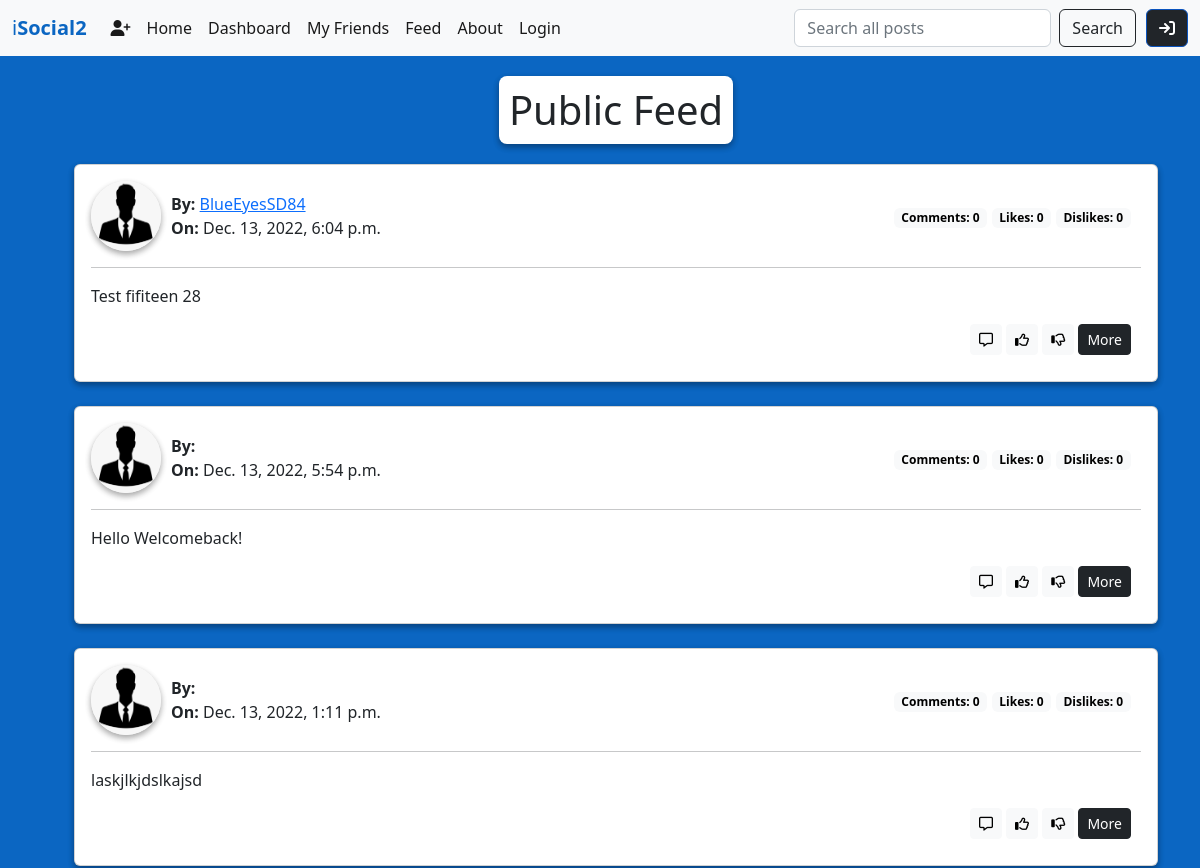
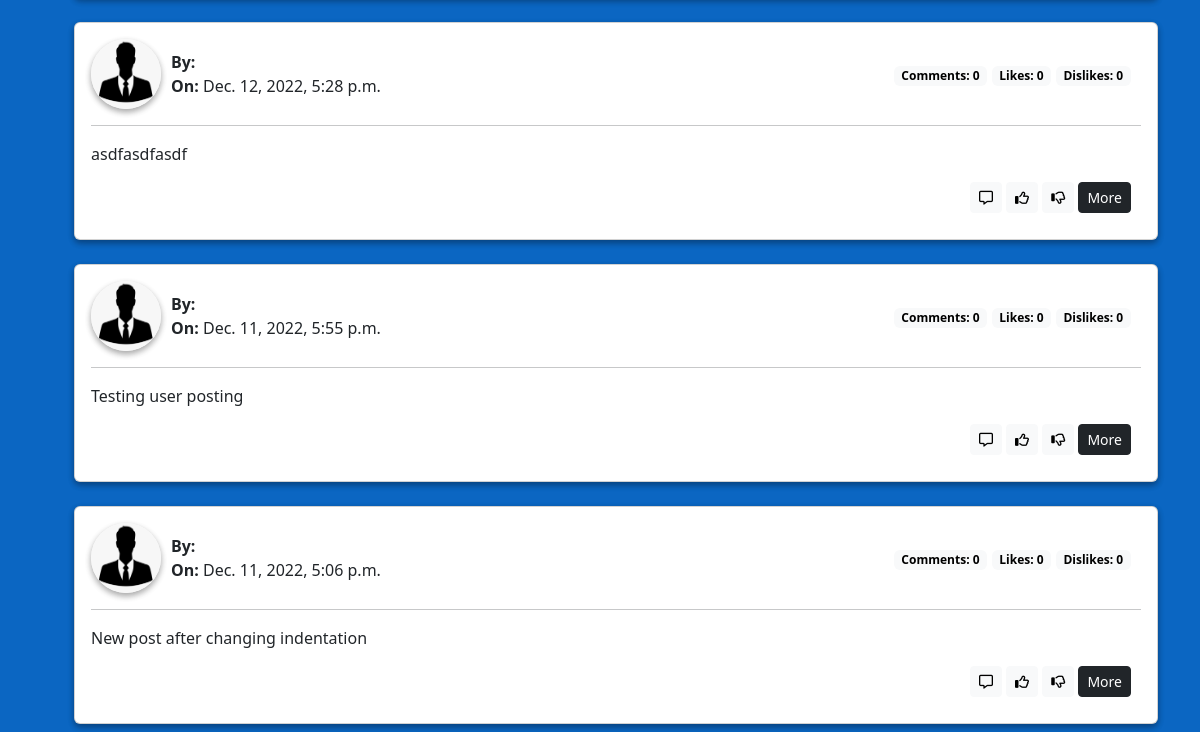
The app's page /posts/ (upper part), older data (2 pictures, top to bottom).
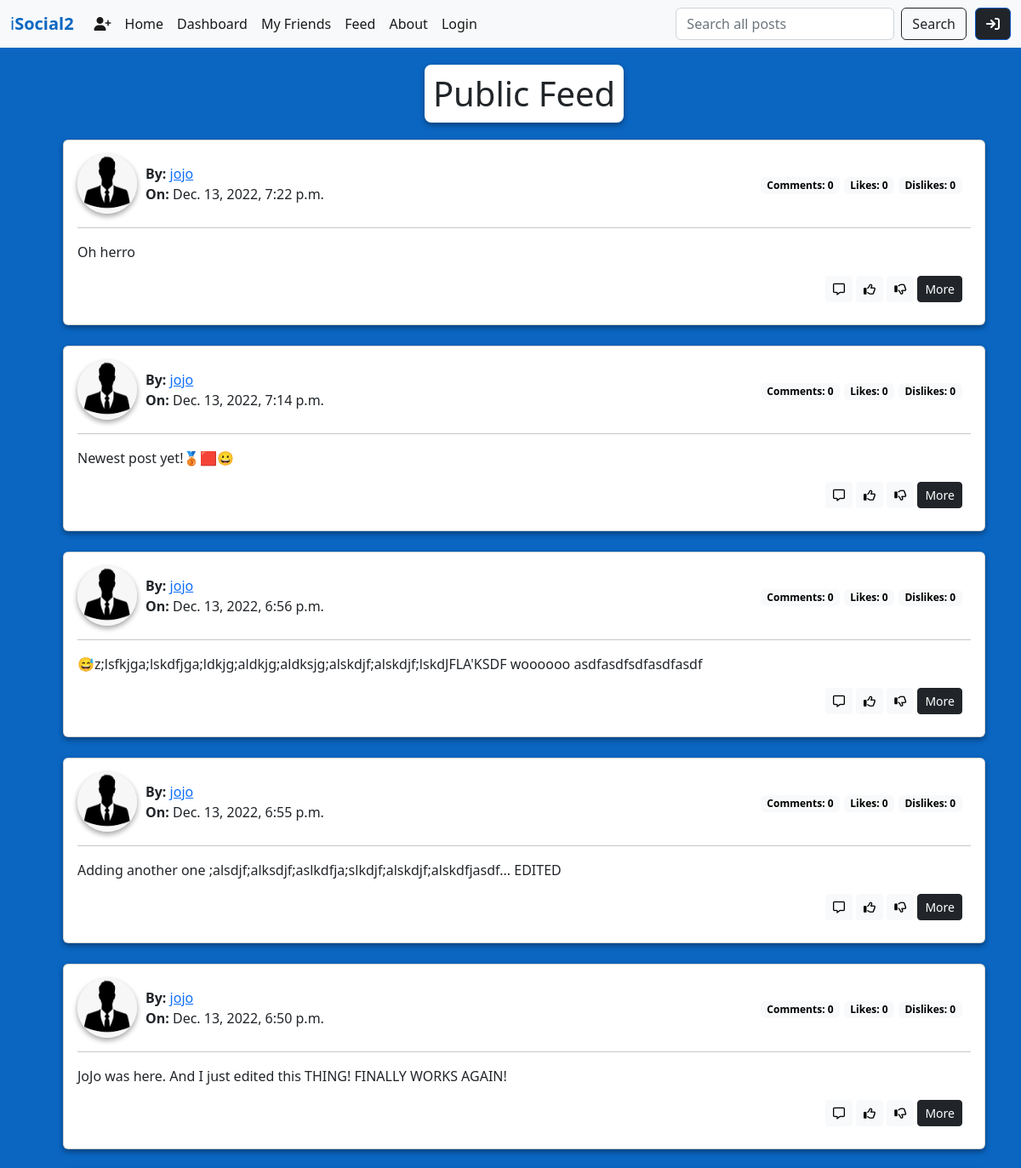
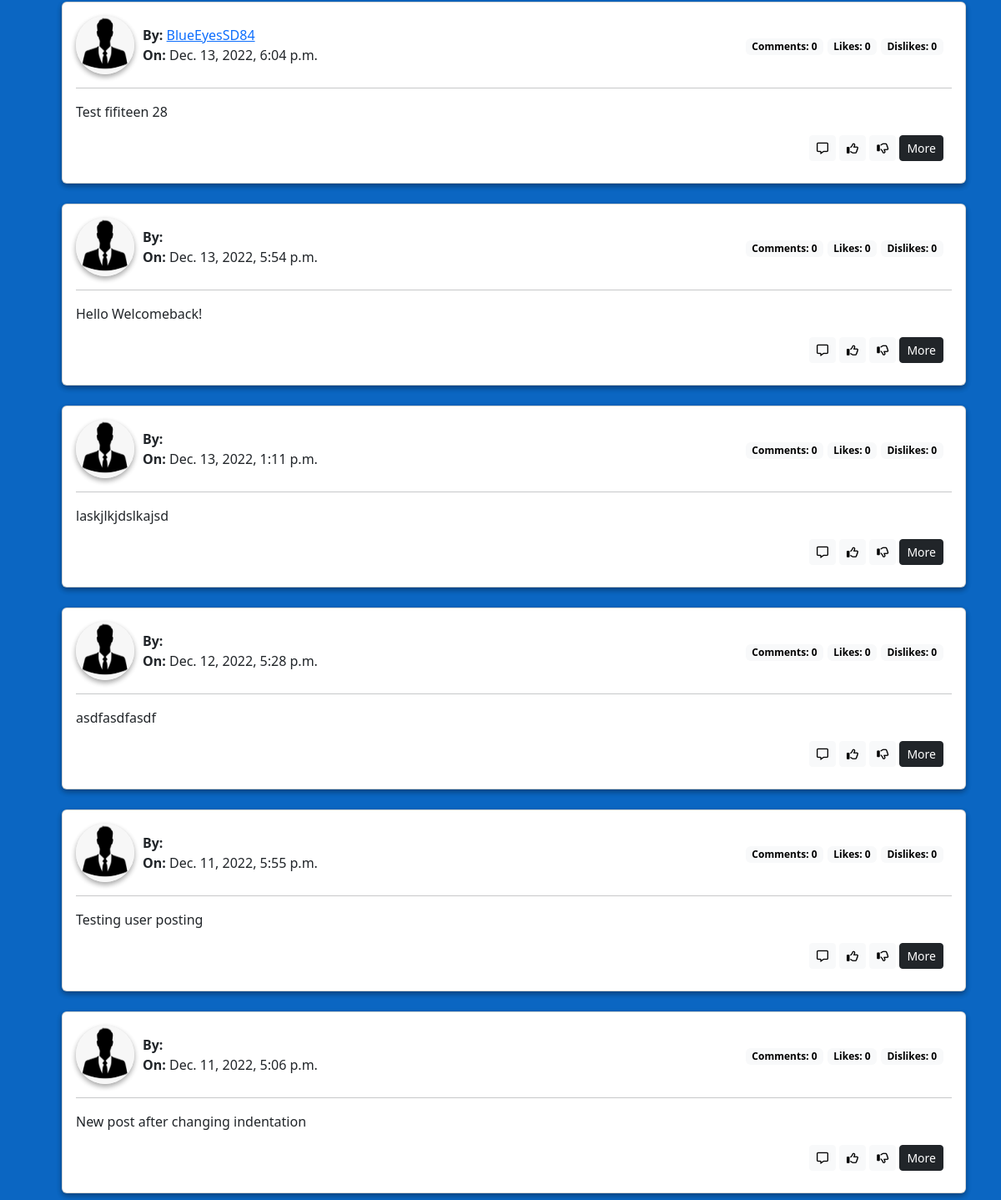
The same page, newer data (2 pictures, top to bottom).
### posts/models.py (models this page shows)
class Post(models.Model):
    body = models.TextField()
    comments = models.IntegerField(default=0)
    likes = models.IntegerField(default=0)
    dislikes = models.IntegerField(default=0)
    created_on = models.DateTimeField(
        auto_now_add=True,
        null=True,
        blank=True)
    poster = models.ForeignKey(
        get_user_model(),
        on_delete=models.CASCADE,
        null=False)

### accounts/models.py (models this page shows)
class CustomUser(AbstractUser):
    email = models.EmailField(blank=True, default='', unique=True)
    first_name = models.CharField(max_length=255, blank=True, default='')
    last_name = models.CharField(max_length=255, blank=True, default='')
    username = models.CharField(max_length=255, blank=True, default='', unique=True)

### posts/views.py (the view)
# urls.py: path('', PostListView.as_view(), name='post_list'),
class PostListView(ListView):
    template_name = "posts/post_list.html"
    model = Post
    def get_context_data(self, **kwargs): #Keyword arguments. All list views have this get_context_data() method.
        context = super().get_context_data(**kwargs) # The get method returns records that matched the name = "published". you can also use it like this, .get(name="published")
        context["post_list"] = Post.objects.order_by("created_on"
        ).reverse()
        return context

### templates/posts/post_list.html (shortened to what this page needs)
{% extends 'base.html' %}
{% block content %}
<ul>
    {% if post_list %}
    <h1 class="on-blue-message">Public Feed</h1>
    {% for post in post_list %}
    <div class="card box">
        <div class="card-body">
            <div class="post-top">
                <div  class="post-top">
                    <div>
                        <img src="/static/img/male.jpeg" alt="default user pic" width="70" height="70" class="profile-pic">
                    </div>
                    <div>
                        <div>
                            <strong>By:</strong> <a href="#"> {{ post.poster }} </a>
                        </div>
                        <div>
                            <strong> On:</strong> {{ post.created_on }}
                        </div>
                    </div>
                </div>
                <div class="author-options">
                    <span class="badge text-bg-light"><strong>Comments:</strong> {{ post.comments }}</span>
                    <span class="badge text-bg-light"><strong>Likes:</strong> {{ post.likes }}</span>
                    <span class="badge text-bg-light"><strong>Dislikes:</strong> {{ post.dislikes }}</span>
                </div>
            </div>
            <hr>
            <p class="card-text">{{ post.body|truncatechars:350 }}</p>
            <div class="author-options">
                {% if user != post.poster %}
                <a href="#" class="btn btn-sm btn-light">
                    <i class="fa-regular fa-message"></i>
                </a>
                <a href="#" class="btn btn-sm btn-light">
                    <i class="fa-regular fa-thumbs-up"></i>
                </a>
                <a href="#" class="btn btn-sm btn-light">
                    <i class="fa-regular fa-thumbs-down"></i>
                </a>
                <a href="{% url 'post_detail' post.id %}" class="btn btn-dark btn-sm">
                    More
                </a>
                {% endif %}
            </div>
        </div>
    </div>
    <br />
    {% endfor %}
    {% else %}
    <h1>Awwww!</h1>
    <h1>Currently no Posts!</h1>
    {% endif %}
    {% endblock content %}

### templates/base.html (shortened to what this page needs)
{% load static %}
<!DOCTYPE html>
<html lang="en">
<head>
    <link href="https://cdn.jsdelivr.net/npm/bootstrap@5.2.1/dist/css/bootstrap.min.css" rel="stylesheet">
    <link rel="stylesheet" href="{% static '/css/base.css' %}">
    <link rel="stylesheet" href="https://cdn.jsdelivr.net/npm/bootstrap-icons@1.9.1/font/bootstrap-icons.css">
</head>
<body>
    <nav class="navbar navbar-light navbar-expand-lg bg-light">
        <div class="container-fluid">
            <a class="navbar-brand" href="{% url 'home' %}" id="logo-daily">i<strong>Social2</strong></a>
            <div class="collapse navbar-collapse" id="navbarSupportedContent">
                <ul class="navbar-nav me-auto mb-2 mb-lg-0">
                    {% if user.is_authenticated %}
                    <li class="nav-item dropdown">
                        <a class="nav-link dropdown-toggle" href="#" role="button" data-bs-toggle="dropdown" aria-expanded="false">
                            <i class="fa-solid fa-user-astronaut"></i> {{ user.username }}
                        </a>
                        <ul class="dropdown-menu">
                            <li><a class="dropdown-item" aria-current="page" href="{% url 'new' %}">Start a Post</a></li>
                            <li><a class="dropdown-item" aria-current="page" href="{% url 'my_posted_list' %}">My Posts</a></li>
                            <li><hr class="dropdown-divider"></li>
                            {% if user.is_superuser %}
                            <li><a class="dropdown-item" aria-current="page" href="{% url 'admin:index' %}"><strong>Admin </strong></a></li>
                            {% endif %}
                            <li><a class="dropdown-item" aria-current="page" href="{% url 'user_profile' user.id %}">My Profile</a></li>
                            <li><a class="dropdown-item" aria-current="page" href="{% url 'password_change' %}">Password Change</a></li>
                            <li><a class="dropdown-item" href="{% url 'logout' %}">Log Out</a></li>
                        </ul>
                    </li>
                    {% else %}
                    <li class="nav-item">
                        <a class="nav-link active" aria-current="page" href="{% url 'login' %}">
                            <i class="fa-solid fa-user-plus"></i>
                        </a>
                    </li>
                    {% endif %}
                    <li class="nav-item">
                        <a class="nav-link active" aria-current="page" href="{% url 'home' %}">Home</a>
                    </li>
                    <li class="nav-item">
                        <a class="nav-link active" aria-current="page" href="{% url 'my_dashboard' %}">Dashboard</a>
                    </li>
                    <li class="nav-item">
                        <a class="nav-link active" aria-current="page" href="{% url 'my_friends_list' %}">My Friends</a>
                    </li>
                    <li class="nav-item">
                        <a class="nav-link active" aria-current="page" href="{% url 'post_list' %}">Feed</a>
                    </li>
                    <li class="nav-item">
                        <a class="nav-link active" aria-current="page" href="{% url 'about' %}">About</a>
                    </li>
                    {% if user.is_authenticated %}
                    <li class="nav-item">
                        <a class="nav-link active" aria-current="page" href="{% url 'logout' %}">Log Out</a>
                    </li>
                    {% else %}
                    <li class="nav-item">
                        <a class="nav-link active" aria-current="page" href="{% url 'login' %}">Login</a>
                    </li>
                    {% endif %}
                </ul>
                <form class="d-flex" role="search">
                    <input class="form-control me-2" type="search" placeholder="Search all posts" aria-label="Search">
                    <button class="btn btn-outline-dark" type="submit">Search</button>
                </form>
                {% if user.is_authenticated %}
                {% else %}
                <div class="">
                    <a id="log-in-icon"
                       href="{% url 'login' %}"
                       class="card-link btn btn-primary btn-md active"
                    >
                        <i class="fa-solid fa-arrow-right-to-bracket"></i>
                    </a>
                </div>
                {% endif %}
            </div>
        </div>
    </nav>
    <div class="container">
        {% block content %}
        {% endblock content %}
    </div>
</body>
</html>

### static/css/base.css (style rules this page uses)
.profile-pic { box-shadow: rgba(0, 0, 0, 0.16) 0px 3px 6px, rgba(0, 0, 0, 0.23) 0px 3px 6px; border-radius: 50%; }
.post-top { display: flex; align-items: center; justify-content: space-between; gap: 10px; }
.on-blue-message { color: #212529; background-color: white; box-shadow: rgba(0, 0, 0, 0.16) 0px 3px 6px, rgba(0, 0, 0, 0.23) 0px 3px 6px; width: fit-content; padding: 10px; margin-top:20px; margin-bottom:20px; border-radius: 8px; margin-right: auto; margin-left: auto; }
h1, h2, h3, h4, h5, h6 { text-align: center; margin-top:10px; margin-bottom:10px; color: #212529; }
body { background-color: #0b66c2; }
#logo-daily, #question-delete, .forbidden h1 { color: #0b66c2; }
#log-in-icon { margin-left: 10px;background-color: #212529; }
.box { box-shadow: rgba(0, 0, 0, 0.16) 0px 3px 6px, rgba(0, 0, 0, 0.23) 0px 3px 6px; background-color: white; }
.author-options, #post-more { text-align: right; margin: 10px 10px; }

Row changes from the older to the newer data that the page shows:
added Post: poster "jojo", created_on "Dec. 13, 2022, 7:22 p.m.", comments "0", likes "0", dislikes "0", body "Oh herro", shows "More"
added Post: poster "jojo", created_on "Dec. 13, 2022, 7:14 p.m.", comments "0", likes "0", dislikes "0", body "Newest post yet!🥉🟥😀", shows "More"
added Post: poster "jojo", created_on "Dec. 13, 2022, 6:56 p.m.", comments "0", likes "0", dislikes "0", body "😅z;lsfkjga;lskdfjga;ldkjg;aldkjg;aldksjg;alskdjf;alskdjf;lskdJFLA'KSDF woooooo asdfasdfsdfasdfasdf", shows "More"
added Post: poster "jojo", created_on "Dec. 13, 2022, 6:55 p.m.", comments "0", likes "0", dislikes "0", body "Adding another one ;alsdjf;alksdjf;aslkdfja;slkdjf;alskdjf;alskdfjasdf... EDITED", shows "More"
added Post: poster "jojo", created_on "Dec. 13, 2022, 6:50 p.m.", comments "0", likes "0", dislikes "0", body "JoJo was here. And I just edited this THING! FINALLY WORKS AGAIN!", shows "More"
